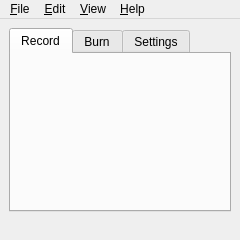
<?xml version="1.0" encoding="UTF-8"?>
<ui version="4.0">
 <class>MainWindow</class>
 <widget class="QMainWindow" name="MainWindow">
  <property name="geometry">
   <rect>
    <x>0</x>
    <y>0</y>
    <width>240</width>
    <height>240</height>
   </rect>
  </property>
  <property name="windowTitle">
   <string>Audio</string>
  </property>
  <widget class="QWidget" name="centralwidget">
   <layout class="QGridLayout" name="gridLayout_6">
    <item row="0" column="1">
     <widget class="QTabWidget" name="tabWidget">
      <property name="currentIndex">
       <number>0</number>
      </property>
      <widget class="RecordingTab" name="recordingTab">
       <attribute name="title">
        <string>Record</string>
       </attribute>
       <attribute name="toolTip">
        <string>Record Audio</string>
       </attribute>
      </widget>
      <widget class="BurnTab" name="burnTab">
       <attribute name="title">
        <string>Burn</string>
       </attribute>
       <attribute name="toolTip">
        <string>Burn a CD</string>
       </attribute>
      </widget>
      <widget class="SettingsTab" name="settingsTab">
       <attribute name="title">
        <string>Settings</string>
       </attribute>
       <attribute name="toolTip">
        <string>Change Settings</string>
       </attribute>
      </widget>
     </widget>
    </item>
   </layout>
  </widget>
  <widget class="QMenuBar" name="menubar">
   <property name="geometry">
    <rect>
     <x>0</x>
     <y>0</y>
     <width>240</width>
     <height>22</height>
    </rect>
   </property>
   <widget class="QMenu" name="menu_File">
    <property name="title">
     <string>&amp;File</string>
    </property>
    <addaction name="action_Save"/>
    <addaction name="actionSave_As"/>
    <addaction name="separator"/>
    <addaction name="action_Quit"/>
   </widget>
   <widget class="QMenu" name="menu_Edit">
    <property name="title">
     <string>&amp;Edit</string>
    </property>
   </widget>
   <widget class="QMenu" name="menu_Help">
    <property name="title">
     <string>&amp;Help</string>
    </property>
    <addaction name="action_About"/>
    <addaction name="action_Help"/>
   </widget>
   <widget class="QMenu" name="menu_View">
    <property name="title">
     <string>&amp;View</string>
    </property>
   </widget>
   <addaction name="menu_File"/>
   <addaction name="menu_Edit"/>
   <addaction name="menu_View"/>
   <addaction name="menu_Help"/>
  </widget>
  <widget class="QStatusBar" name="statusbar">
   <property name="sizeGripEnabled">
    <bool>false</bool>
   </property>
  </widget>
  <action name="action_Save">
   <property name="icon">
    <iconset resource="resources.qrc">
     <normaloff>:/filesave.png</normaloff>:/filesave.png</iconset>
   </property>
   <property name="text">
    <string>&amp;Save</string>
   </property>
   <property name="statusTip">
    <string>Save</string>
   </property>
  </action>
  <action name="actionSave_As">
   <property name="icon">
    <iconset resource="resources.qrc">
     <normaloff>:/filesaveas.png</normaloff>:/filesaveas.png</iconset>
   </property>
   <property name="text">
    <string>Save &amp;As...</string>
   </property>
   <property name="statusTip">
    <string>Save As</string>
   </property>
  </action>
  <action name="action_Quit">
   <property name="icon">
    <iconset resource="resources.qrc">
     <normaloff>:/filequit.png</normaloff>:/filequit.png</iconset>
   </property>
   <property name="text">
    <string>&amp;Quit</string>
   </property>
  </action>
  <action name="action_About">
   <property name="text">
    <string>&amp;About</string>
   </property>
   <property name="statusTip">
    <string>About</string>
   </property>
  </action>
  <action name="action_Help">
   <property name="text">
    <string>&amp;Help</string>
   </property>
   <property name="statusTip">
    <string>Help</string>
   </property>
  </action>
 </widget>
 <customwidgets>
  <customwidget>
   <class>SettingsTab</class>
   <extends>QWidget</extends>
   <header>settingstabform</header>
   <container>1</container>
  </customwidget>
  <customwidget>
   <class>RecordingTab</class>
   <extends>QWidget</extends>
   <header>recordingtabform</header>
   <container>1</container>
  </customwidget>
  <customwidget>
   <class>BurnTab</class>
   <extends>QWidget</extends>
   <header>burntabform</header>
   <container>1</container>
  </customwidget>
 </customwidgets>
 <resources>
  <include location="resources.qrc"/>
 </resources>
 <connections/>
</ui>
